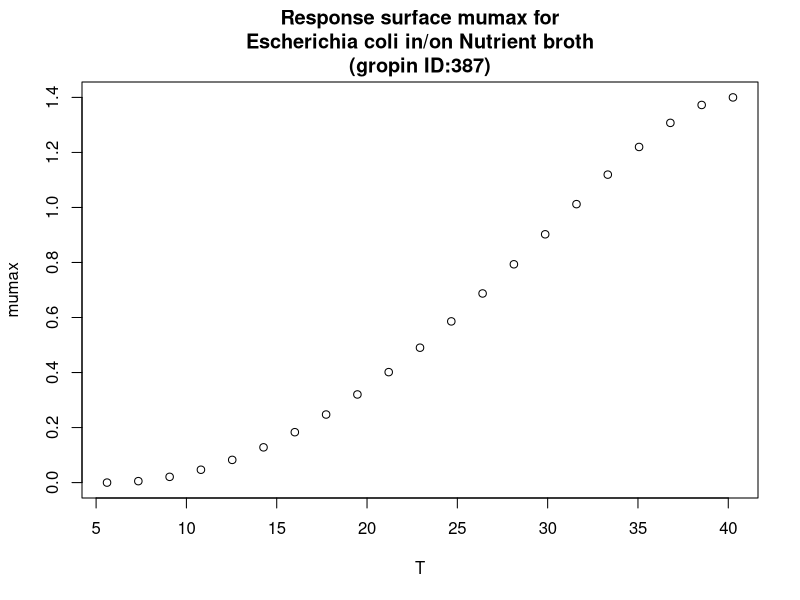

This chart was generated by the following R code:
#############################
# start of Parameter script
#############################
T <- seq(5.6056,40.2597402597403,length.out=21)
#############################
# end of Parameter script
#############################
############################# 
# start of Model script Gropin ID 387 
#############################
 
# constant coefficients for this model
 
variables <- data.frame(T)
argumentsPar <- expand.grid(variables)
 
# heart of the model
response_surface <- function(T) {
   mumax <-(1.4*(T-47.3)*((T-5.6)^2))/((40.3-5.6)*((40.3-5.6)*(T-40.3)-(40.3-47.3)*(40.3+5.6-2*T)))

return(mumax=mumax)
} 

# output parameters
responseSurface <- cbind(argumentsPar,response_surface(argumentsPar['T']))
colnames(responseSurface) <- c(colnames(argumentsPar),'mumax')
#############################
# End of Model script
#############################
############################# 
# start of Visualisation script Gropin ID 387 
#############################
plot(T,responseSurface$'mumax',xlab='T',
                          ylab='mumax',main='Response surface mumax for
Escherichia coli in/on Nutrient broth
(gropin ID:387)')
#############################
# End of Visualisation script
#############################
